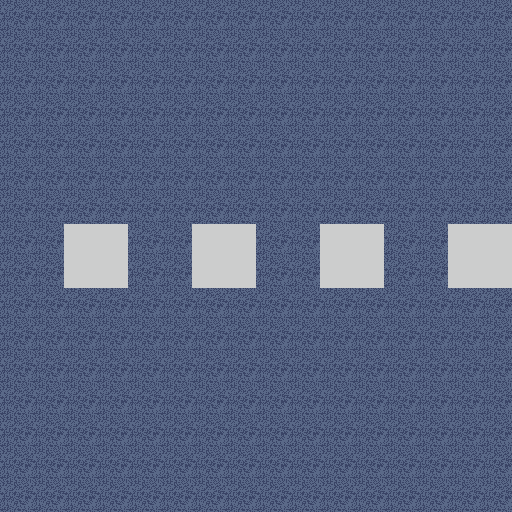

This game map was drawn from its Tiled (.tmx) file and the tilesets committed beside it. A one-line description and the full map source follow:
An orthogonal 16x16 tile map with 32x32 px tiles, 3 tile layers (terrain, main, animated).

<map version="1.10" tiledversion="1.11.0" orientation="orthogonal" renderorder="right-down" width="16" height="16" tilewidth="32" tileheight="32" infinite="0" nextlayerid="7" nextobjectid="1">
 <tileset firstgid="1" source="tileset2.tsx" />
 <layer id="6" name="terrain" width="16" height="16">
  <data encoding="csv">
536870974,536870974,536870974,536870974,536870974,536870974,536870974,536870974,536870974,536870974,536870974,536870974,536870974,536870974,536870974,536870974,
536870974,536870974,536870974,536870974,536870974,536870974,536870974,536870974,536870974,536870974,536870974,536870974,536870974,536870974,536870974,536870974,
536870974,536870974,536870974,536870974,536870974,536870974,536870974,536870974,536870974,536870974,536870974,536870974,536870974,536870974,536870974,536870974,
536870974,536870974,536870974,536870974,536870974,536870974,536870974,536870974,536870974,536870974,536870974,536870974,536870974,536870974,536870974,536870974,
536870974,536870974,536870974,536870974,536870974,536870974,536870974,536870974,536870974,536870974,536870974,536870974,536870974,536870974,536870974,536870974,
536870974,536870974,536870974,536870974,536870974,536870974,536870974,536870974,536870974,536870974,536870974,536870974,536870974,536870974,536870974,536870974,
536870974,536870974,536870974,536870974,536870974,536870974,536870974,536870974,536870974,536870974,536870974,536870974,536870974,536870974,536870974,536870974,
536870974,536870974,536870975,536870975,536870974,536870974,536870975,536870975,536870974,536870974,536870975,536870975,536870974,536870974,536870975,536870975,
536870974,536870974,536870975,536870975,536870974,536870974,536870975,536870975,536870974,536870974,536870975,536870975,536870974,536870974,536870975,536870975,
536870974,536870974,536870974,536870974,536870974,536870974,536870974,536870974,536870974,536870974,536870974,536870974,536870974,536870974,536870974,536870974,
536870974,536870974,536870974,536870974,536870974,536870974,536870974,536870974,536870974,536870974,536870974,536870974,536870974,536870974,536870974,536870974,
536870974,536870974,536870974,536870974,536870974,536870974,536870974,536870974,536870974,536870974,536870974,536870974,536870974,536870974,536870974,536870974,
536870974,536870974,536870974,536870974,536870974,536870974,536870974,536870974,536870974,536870974,536870974,536870974,536870974,536870974,536870974,536870974,
536870974,536870974,536870974,536870974,536870974,536870974,536870974,536870974,536870974,536870974,536870974,536870974,536870974,536870974,536870974,536870974,
536870974,536870974,536870974,536870974,536870974,536870974,536870974,536870974,536870974,536870974,536870974,536870974,536870974,536870974,536870974,536870974,
536870974,536870974,536870974,536870974,536870974,536870974,536870974,536870974,536870974,536870974,536870974,536870974,536870974,536870974,536870974,536870974
</data>
 </layer>
 <layer id="1" name="main" width="16" height="16">
  <data encoding="csv">
0,0,0,0,0,0,0,0,0,0,0,0,0,0,0,0,
0,0,0,0,0,0,0,0,0,0,0,0,0,0,0,0,
0,0,0,0,0,0,0,0,0,0,0,0,0,0,0,0,
0,0,0,0,0,0,0,0,0,0,0,0,0,0,0,0,
0,0,0,0,0,0,0,0,0,0,0,0,0,0,0,0,
0,0,0,0,0,0,0,0,0,0,0,0,0,0,0,0,
0,0,0,0,0,0,0,0,0,0,0,0,0,0,0,0,
0,0,0,0,0,0,0,0,0,0,0,0,0,0,0,0,
0,0,0,0,0,0,0,0,0,0,0,0,0,0,0,0,
0,0,0,0,0,0,0,0,0,0,0,0,0,0,0,0,
0,0,0,0,0,0,0,0,0,0,0,0,0,0,0,0,
0,0,0,0,0,0,0,0,0,0,0,0,0,0,0,0,
0,0,0,0,0,0,0,0,0,0,0,0,0,0,0,0,
0,0,0,0,0,0,0,0,0,0,0,0,0,0,0,0,
0,0,0,0,0,0,0,0,0,0,0,0,0,0,0,0,
0,0,0,0,0,0,0,0,0,0,0,0,0,0,0,0
</data>
 </layer>
 <layer id="5" name="animated" width="16" height="16">
  <data encoding="csv">
0,0,0,0,0,0,0,0,0,0,0,0,0,0,0,0,
0,0,0,0,0,0,0,0,0,0,0,0,0,0,0,0,
0,0,0,0,0,0,0,0,0,0,0,0,0,0,0,0,
0,0,0,0,0,0,0,0,0,0,0,0,0,0,0,0,
0,0,0,0,0,0,0,0,0,0,0,0,0,0,0,0,
0,0,0,0,0,0,0,0,0,0,0,0,0,0,0,0,
0,0,0,0,0,0,0,0,0,0,0,0,0,0,0,0,
0,0,0,0,0,0,0,0,0,0,0,0,0,0,0,0,
0,0,0,0,0,0,0,0,0,0,0,0,0,0,0,0,
0,0,0,0,0,0,0,0,0,0,0,0,0,0,0,0,
0,0,0,0,0,0,0,0,0,0,0,0,0,0,0,0,
0,0,0,0,0,0,0,0,0,0,0,0,0,0,0,0,
0,0,0,0,0,0,0,0,0,0,0,0,0,0,0,0,
0,0,0,0,0,0,0,0,0,0,0,0,0,0,0,0,
0,0,0,0,0,0,0,0,0,0,0,0,0,0,0,0,
0,0,0,0,0,0,0,0,0,0,0,0,0,0,0,0
</data>
 </layer>
</map>
